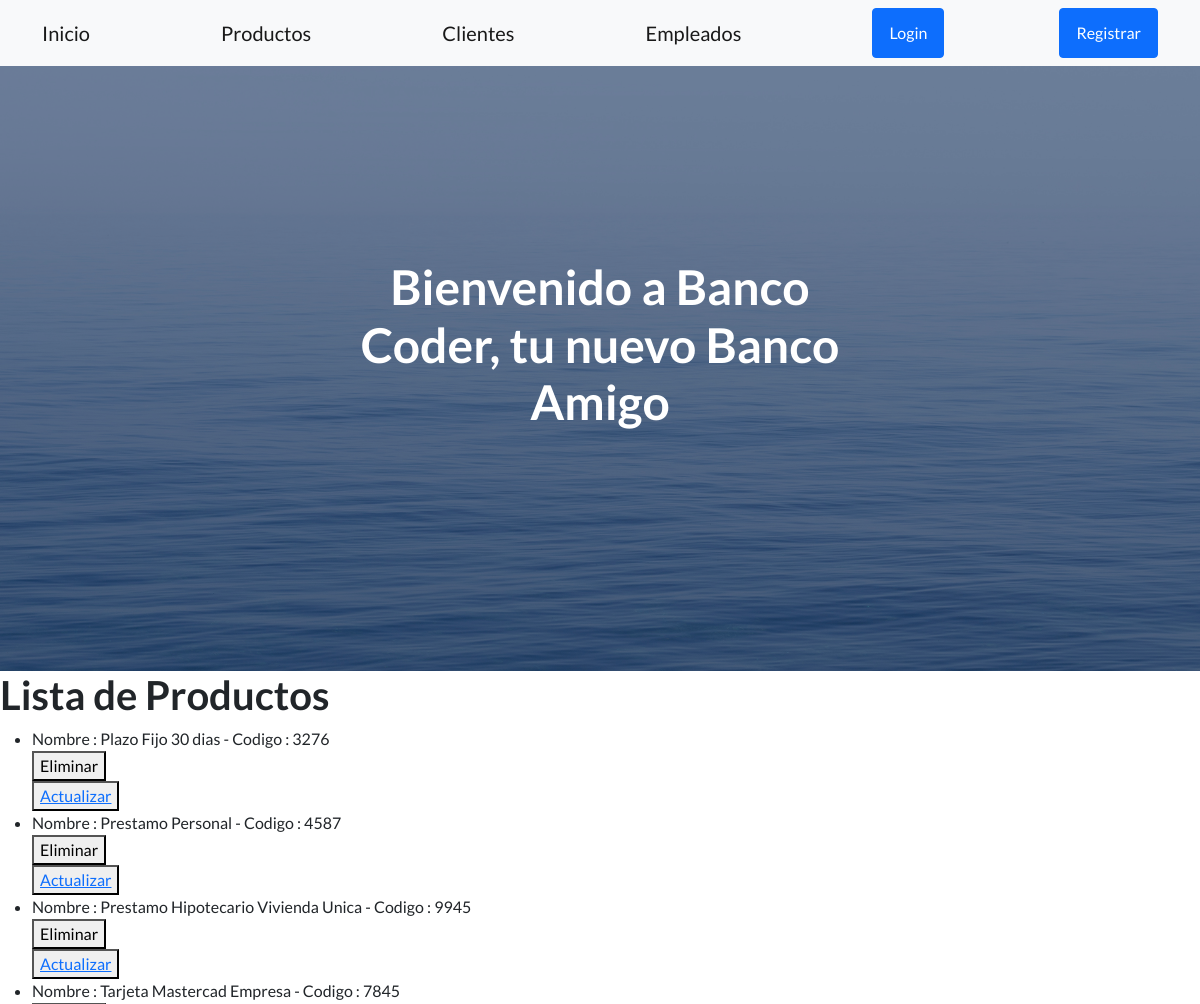
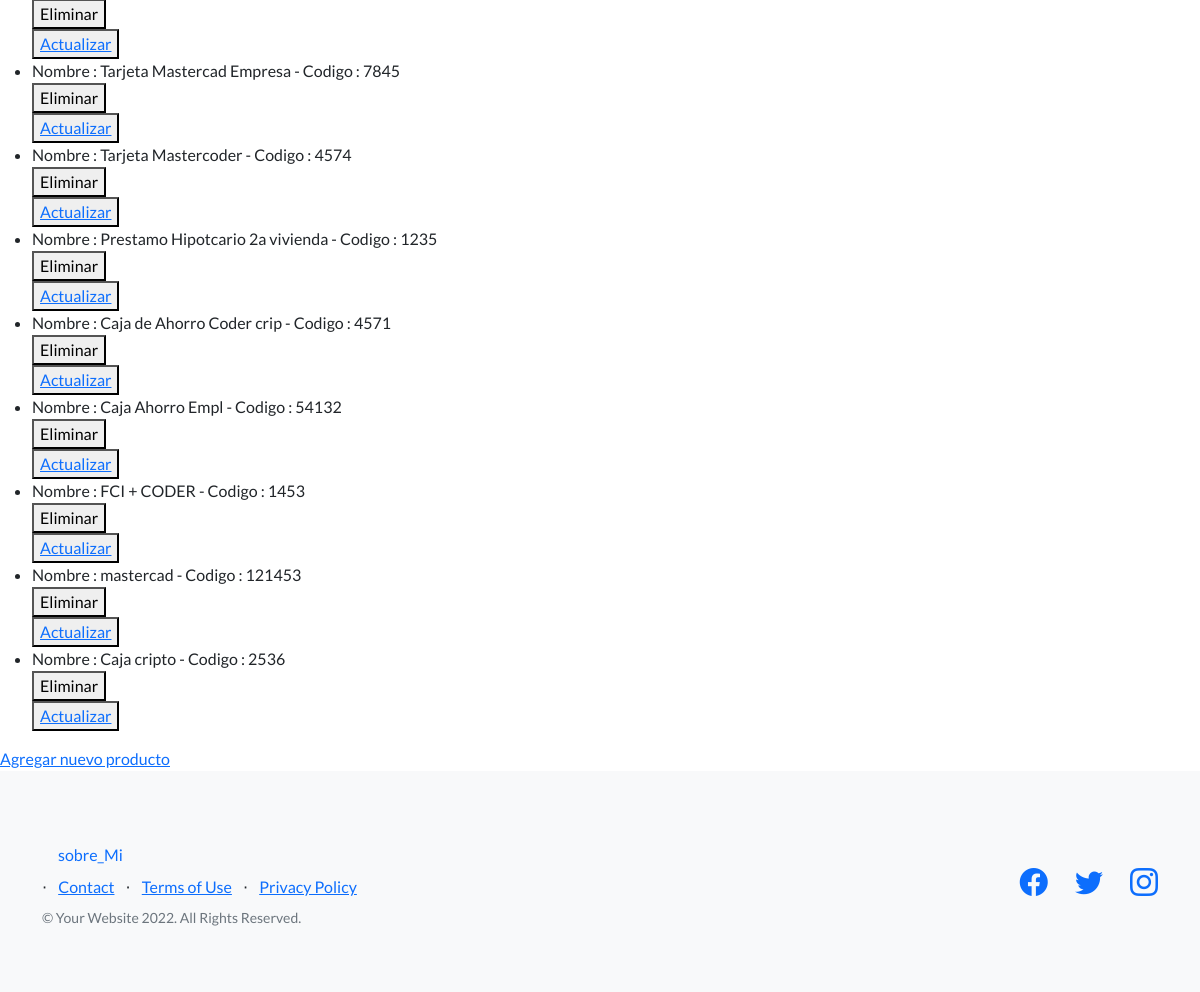
Page /tituloproducto/ on the committed database (2 pictures, top to bottom).
### Appbank/models.py (models this page shows, shortened)
class Productos(models.Model):
    nombre = models.CharField(max_length=30)
    codigo = models.IntegerField()

### Appbank/views.py (the view)
# urls.py: path('tituloproducto/', lista_productos, name="Productos"),
def lista_productos(request): # lista producto
    productos = Productos.objects.all
    contexto= {"productos" : productos}
    return render(request, "lista_productos.html", contexto)

### Appbank/templates/lista_productos.html
{% extends "padre.html" %}
{% block contenidoquecambia%}
<h1>Lista  de Productos</h1>
<ul>
    {%for producto in productos %}
        <li>
            Nombre :  {{producto.nombre}} - Codigo : {{producto.codigo}}
        </li>
        <div>
            <form action ="{% url 'EliminaProducto' producto.id %}" method="POST">{% csrf_token %}
                <button type = "submit"> Eliminar </button>
            </form>
            <button>
                <a href="{% url 'EditarProducto' producto.id %}"> Actualizar </a>
            </button>
        </div>
    {%endfor%}
</ul>
<a href="{% url 'ProductoFormulario' %}"> Agregar nuevo producto</a>
{% endblock contenidoquecambia %}

### rows in the picture
Productos: nombre "Plazo Fijo 30 dias", codigo "3276"
Productos: nombre "Prestamo Personal", codigo "4587"
Productos: nombre "Prestamo Hipotecario Vivienda Unica", codigo "9945"
Productos: nombre "Tarjeta Mastercad Empresa", codigo "7845"
Productos: nombre "Tarjeta Mastercad Empresa", codigo "7845"
Productos: nombre "Tarjeta Mastercoder", codigo "4574"
Productos: nombre "Prestamo Hipotcario 2a vivienda", codigo "1235"
Productos: nombre "Caja de Ahorro Coder crip", codigo "4571"
Productos: nombre "Caja Ahorro Empl", codigo "54132"
Productos: nombre "FCI + CODER", codigo "1453"
Productos: nombre "mastercad", codigo "121453"
Productos: nombre "Caja cripto", codigo "2536"
